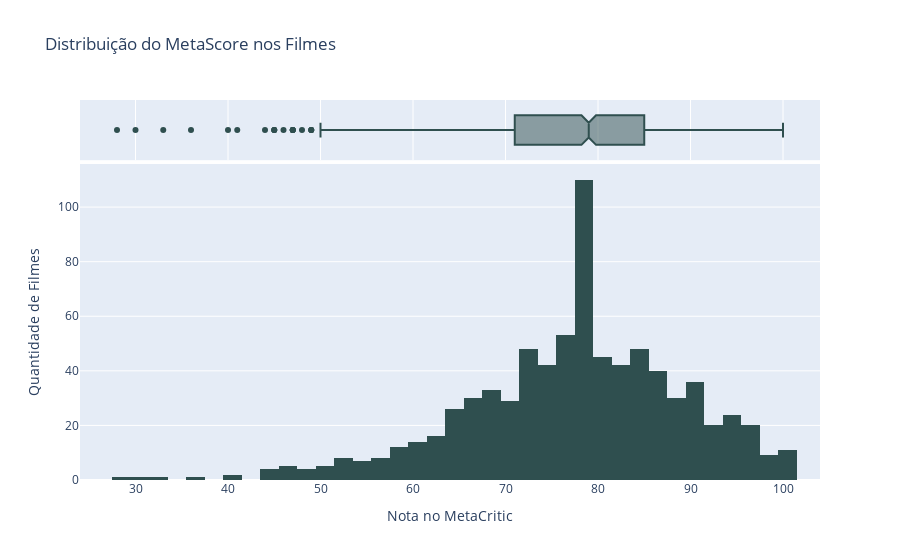

The notebook cell this image was saved under:
### Markdown cell above
**Distribuição do MetaScore**: Para analisar como o MetaScore está distribuído entre os filmes, aplicaremos um **Histograma** junto de um **Boxplot**, pois ambos os gráficos auxiliam no entendimento da distribuição em variáveis númericas.

Analisando os gráficos, é visível que a maior parte dos filmes possui uma nota no MetaCritic entre 70 e 86, com alguns outliers mal avaliados com nota inferior a 40.

### Code cell
# Distribuição do MetaCritic Score
metacritic_hist = px.histogram(
    x=df.Meta_score, 
    title="Distribuição do MetaScore nos Filmes",
    marginal="box",
    labels={"x": "Nota no MetaCritic"}
    ).update_traces(marker_color="DarkSlateGray").update_layout(yaxis_title="Quantidade de Filmes")
metacritic_hist.show()

### Figure 1 — Plotly figure (JSON) as saved in the notebook; plotly's stock layout.template omitted (floating-point values rounded to 4 significant figures; data arrays with more than 128 entries replaced by an {"elided": "..."} marker saying what was removed)
{"data": [{"alignmentgroup": "True", "bingroup": "x", "hovertemplate": "Nota no MetaCritic=%{x}<br>count=%{y}<extra></extra>", "legendgroup": "", "marker": {"color": "DarkSlateGray", "pattern": {"shape": ""}}, "name": "", "offsetgroup": "", "orientation": "v", "showlegend": false, "type": "histogram", "x": {"elided": "785 int values"}, "xaxis": "x", "yaxis": "y"}, {"alignmentgroup": "True", "hovertemplate": "Nota no MetaCritic=%{x}<extra></extra>", "legendgroup": "", "marker": {"color": "DarkSlateGray"}, "name": "", "notched": true, "offsetgroup": "", "showlegend": false, "type": "box", "x": {"elided": "785 int values"}, "xaxis": "x2", "yaxis": "y2"}], "layout": {"barmode": "relative", "legend": {"tracegroupgap": 0}, "title": {"text": "Distribuição do MetaScore nos Filmes"}, "xaxis": {"anchor": "y", "domain": [0, 1], "title": {"text": "Nota no MetaCritic"}}, "xaxis2": {"anchor": "y2", "domain": [0, 1], "matches": "x", "showgrid": true, "showticklabels": false}, "yaxis": {"anchor": "x", "domain": [0, 0.8316], "title": {"text": "Quantidade de Filmes"}}, "yaxis2": {"anchor": "x2", "domain": [0.8416, 1], "matches": "y2", "showgrid": false, "showline": false, "showticklabels": false, "ticks": ""}}}
